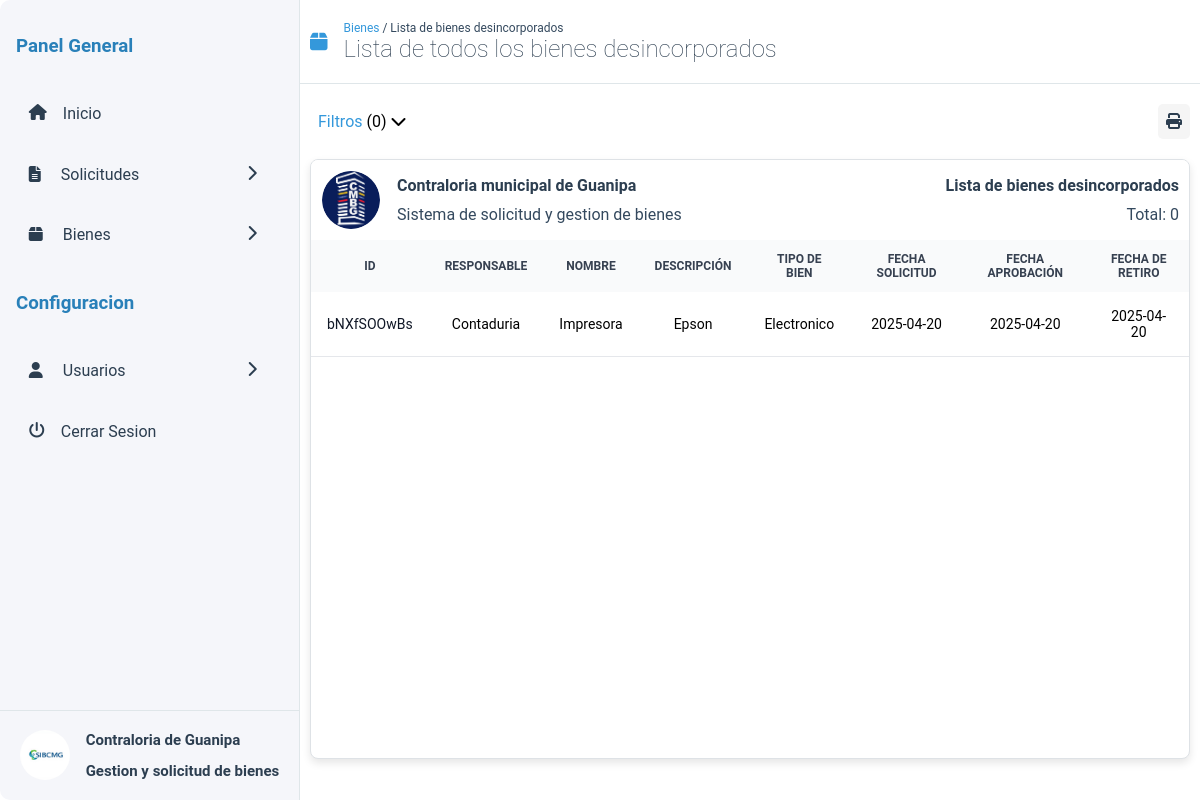
/lista-bienes-desincorporados.php (signed in), run on the app's committed database.
### tables this page shows
CREATE TABLE `bienes` (
  `id` varchar(36) NOT NULL,
  `name` varchar(100) NOT NULL,
  `type` varchar(100) NOT NULL,
  `description` varchar(100) NOT NULL,
  `withdrawalDate` date NOT NULL,
  `approvalDate` date NOT NULL DEFAULT current_timestamp(),
  `requestDate` date NOT NULL,
  `responsible` int(11) NOT NULL,
  `comments` varchar(100) NOT NULL
);

CREATE TABLE `usuario` (
  `n_dependencia` int(11) NOT NULL,
  `nombre_dependencia` varchar(100) NOT NULL,
  `contrasena` varchar(100) NOT NULL,
  `username` varchar(100) NOT NULL,
  `nombre` varchar(100) NOT NULL,
  `apellido` varchar(100) NOT NULL,
  `correo` varchar(100) NOT NULL,
  `cedula` int(11) NOT NULL,
  `admin` tinyint(1) NOT NULL
);

### src/lista-bienes-desincorporados.php (the view, shortened to what this page needs)
<!DOCTYPE html>
<html lang="en">
<head>
  <link rel="stylesheet" href="css/lista-bienes.css">
  <link href="assets/fontawesome-free-6.7.2-web/css/all.css" rel="stylesheet" />
</head>
<body>
  <div class="container">
    <?php include 'assets/include/menu.php'?>
    <header class="main__header">
      <i class="fas fa-box"></i>
        <div class="main__header-title">
          <span class="main__header-currentDir"><a href="#menu-estate" class="main__header-currentDir--pre">Bienes</a > / Lista de bienes desincorporados</span>
          <h2>Lista de todos los bienes desincorporados</h2>
        </div>
    </header>
    <main class="main">
        <?php include 'assets/include/filters.php' ?>
        <section class="myEstates">
        <div class="myEstates__header">
            <div class="myEstates__header-title">
              <img src="assets/logo-contraloria.jpg" class="myEstates__header-logo" alt="">
              <div class="myEstates__header-data">
                <b>Contraloria municipal de Guanipa</b>
                <span>Sistema de solicitud y gestion de bienes</span>
              </div>
            </div>
            <div class="myEstates__header-info">
              <h4>Lista de bienes desincorporados</h4>
              <span class="myEstates__header-total">Total: <?php
              $query = $conn->query("SELECT COUNT(*) as total FROM bienes WHERE withdrawalDate != '0000-00-00' AND responsible =".$_SESSION['user_id']);
              $row = $query->fetch(PDO::FETCH_ASSOC);
              echo $row['total'];
              ?></span>
            </div>
          </div>
          <table id="goodsTable">
            <thead>
              <tr>
                <th>ID</th>
                <th>Responsable</th>
                <th>Nombre</th>
                <th>Descripción</th>
                <th>Tipo de Bien</th>
                <th>Fecha Solicitud</th>
                <th>Fecha Aprobación</th>
                <th>Fecha de retiro</th>
              </tr>
            </thead>
            <tbody>
              <?php
              foreach ($conn->query('SELECT * from bienes INNER JOIN usuario ON bienes.responsible = usuario.n_dependencia WHERE withdrawalDate != "0000-00-00"') as $row):
              ?>
              <tr class="table-dates estate__item">
                <td class="estates-id"><?php echo htmlspecialchars($row['id']); ?></td>
                <td><?php echo htmlspecialchars($row['nombre_dependencia']); ?></td>
                <td class="estates-name"><?php echo htmlspecialchars($row['name']); ?></td>
                <td class="estates-description"><?php echo htmlspecialchars($row['description']); ?></td>
                <td class="estates-type"><?php echo htmlspecialchars($row['type']); ?></td>
                <td class="estates-request"><?php echo htmlspecialchars($row['requestDate']); ?></td>
                <td><?php echo htmlspecialchars($row['approvalDate']); ?></td>
                <td><?php echo htmlspecialchars($row['withdrawalDate']); ?></td>
              </tr>
              <?php
              endforeach;?>
            </tbody>
          </table>
        </section>
      </main>
  </div>
</body>
</html>

### src/css/lista-bienes.css (style rules this page uses)
:root { --primary-color: #2d3436; --secondary-color: #b2bec3; --tertiary-color: #F9F7F7; --menu-color: #f5f6fa; --menu-color-secondary: #2d3436; }
* { box-sizing: border-box; text-decoration: none; }
body { margin: 0; padding: 0; display: flex; justify-content: center; background: white; align-items: center; height: 100vh; font-family: 'Roboto', sans-serif; font-size: 16px; }
.container { width: 100%; height: 100vh; background-color: white; display: grid; grid-template-areas: "menu header" "menu main" ; grid-template-columns: 300px 1fr; }
.main { grid-area: main; margin: 0 10px; }
.main__header { display: flex; align-items: center; gap: 1em; border-bottom: #dfe6e9 1px solid; grid-area: header; padding: 0 10px; }
.main__header-title { display: flex; flex-direction: column; }
.main__header-currentDir { font-size: 12px; color: #34495e; }
.main__header-currentDir--pre { color: #3498db; cursor: pointer; user-select: none; }
.main__header i { color: #3498db; font-size: 20px; border: 1px solid ccc; }
.main__header h2 { color: #2c3e50; font-weight: lighter; padding: 0; margin: 0; }
.myEstates { height: 600px; border-radius: 8px; background: white; width: 100%; position: relative; box-shadow: 0 4px 8px rgba(0, 0, 0, 0.1); border: 1px solid #dee2e6; overflow-y: scroll; user-select: none; }
.myEstates__header { padding: 10px; border-radius: 5px 5px 0 0; width: 100%; align-items: center; display: flex; background: white; justify-content: space-between; z-index: 100; }
.myEstates__header-title { display: flex; width: 50%; gap: 1em; align-items: center; }
.myEstates__header-data { display: flex; flex-direction: column; gap: 10px; color: #34495e; }
.myEstates__header-title b { color: #2c3e50; }
.myEstates__header-logo { width: 60px; border-radius: 50%; border: 1px solid white; }
.myEstates__header-info { display: flex; flex-direction: column; gap: 10px; align-items: end; color: #34495e; }
.myEstates__header-info h4 { color: #2c3e50; margin: 0; padding: 0; }
table { border-collapse: collapse; cursor: pointer; width: 100%; font-size: 14px; }
thead { background: #F9FAFB; font-size: 12px; color: #374151; text-transform: uppercase; }
th, td { text-align: center; max-width: 200px; overflow: hidden; }
td { padding: 1rem; }
th { color: #374151; padding: 12px 1rem; background: #F9FAFB; position: sticky; }
tr.table-dates { border-bottom: 1px solid #e5e7eb; }
td:first-child { color: #111827; }

### src/assets/include/menu.php (style rules this page uses)
:root { --menu-color: #f5f6fa; --menu-color-secondary: #2c3e50; }
* { box-sizing: border-box; }

### data on the page
bienes: id "bNXfSOOwBs", usuario.nombre_dependencia "Contaduria", name "Impresora", description "Epson", type "Electronico", requestDate "2025-04-20", approvalDate "2025-04-20", withdrawalDate "2025-04-20"

### other printed values
$row['total'] "0"
